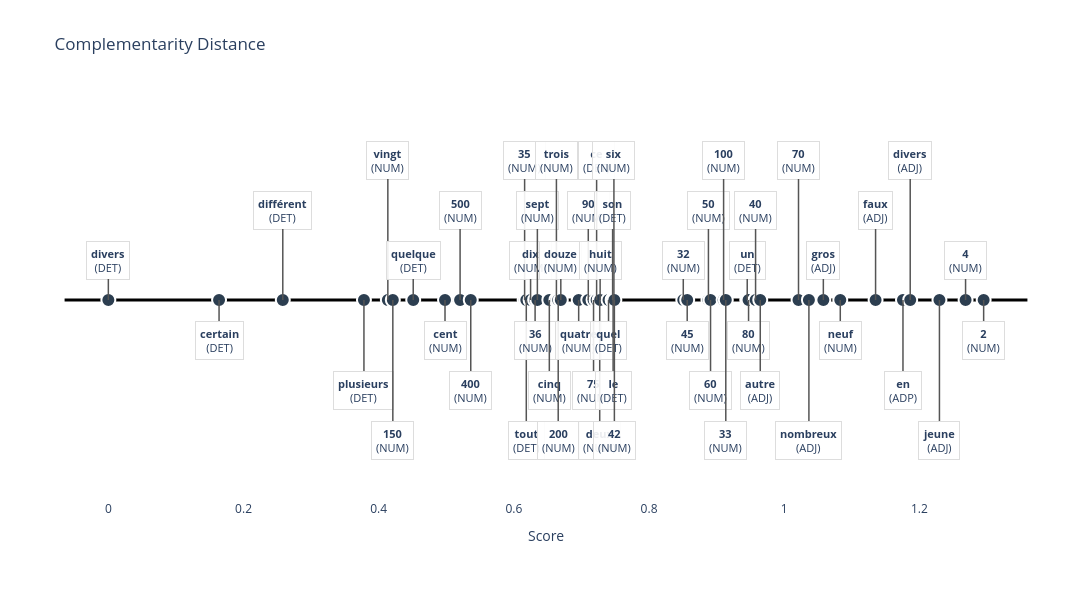

The notebook cell saved with this chart:
### Code cell
import plotly.graph_objects as go
import numpy as np

def plot_complementarity_with_axis(comp_scores: dict, top_k_features: int = 5):
    # --- 1. Data Preparation (Same as before) ---
    items = list(comp_scores.items())
    rest = sorted(items[1:], key=lambda kv: kv[1]['score'])
    ordered = [items[0]] + rest

    def fmt_key(k):
        lemma, upos = k
        return f"<b>{lemma}</b><br>({upos})"

    def fmt_features_hover(feats):
        if not feats: return ""
        if isinstance(feats[0], tuple):
            lines = [f"{f}: {v:+.3f}" for f, v in feats[:top_k_features]]
        else:
            lines = [str(f) for f in feats[:top_k_features]]
        return "<br>".join(lines)
    
    labels = [fmt_key(k) for k, _ in ordered]
    xvals = [0.0] + [v['score'] for _, v in ordered[1:]]
    yvals = np.zeros(len(ordered))
    
    hovertexts = []
    for i, (k, v) in enumerate(ordered):
        feat_str = fmt_features_hover(v['features'])
        score_str = f"{v['score']:.4f}" if i > 0 else "0 (Base)"
        hovertexts.append(f"{fmt_key(k)}<br>Score: {score_str}<br><br>Features:<br>{feat_str}")

    fig = go.Figure()

    # --- 2. Draw the Points ---
    fig.add_trace(go.Scatter(
        x=xvals, y=yvals,
        mode="markers",
        marker=dict(size=14, color='#2c3e50', line=dict(width=2, color='white')), # Added white border for contrast
        hovertext=hovertexts,
        hoverinfo="text",
        showlegend=False,
        name="Words"
    ))

    # --- 3. Draw the Axis Line (The Fix) ---
    # We draw a line shape from slightly before the first point to slightly after the last
    min_x, max_x = min(xvals), max(xvals)
    padding = (max_x - min_x) * 0.05 # 5% padding
    
    fig.add_shape(
        type="line",
        x0=min_x - padding, y0=0,
        x1=max_x + padding, y1=0,
        line=dict(color="black", width=3),
        layer="below" # Ensures the line is BEHIND the dots
    )

    # --- 4. Staggered Annotations ---
    stagger_offsets = [-40, 40, -90, 90, -140, 140]
    
    for i, (xi, lbl) in enumerate(zip(xvals, labels)):
        offset = stagger_offsets[i % len(stagger_offsets)]
        y_anchor = "bottom" if offset < 0 else "top"
        
        # Add a subtle vertical connector line from the axis to the text
        # This helps visually connect floating text back to the axis line
        fig.add_shape(
            type="line",
            x0=xi, y0=0,
            x1=xi, y1=0, # The annotation arrow handles the rest, but you can draw a full line if needed
            line=dict(color="#ddd", width=1, dash="dot"),
            layer="below"
        )

        fig.add_annotation(
            x=xi, y=0,
            text=lbl,
            showarrow=True,
            arrowhead=0,
            arrowwidth=1.5,
            arrowcolor="#555",
            ax=0, 
            ay=offset,
            font=dict(size=11),
            bgcolor="rgba(255,255,255,0.9)",
            bordercolor="#ddd",
            borderwidth=1,
            borderpad=4
        )

    # --- 5. Clean Layout ---
    fig.update_layout(
        title="Complementarity Distance",
        xaxis_title="Score",
        yaxis=dict(visible=False, range=[-1, 1]),
        xaxis=dict(
            visible=True, 
            showgrid=False, 
            zeroline=False, # We drew our own line, so turn off the default
            showticklabels=True
        ),
        margin=dict(t=100, b=100, l=50, r=50),
        height=600,
        width=1500,
        plot_bgcolor="white"
    )

    return fig

fig = plot_complementarity_with_axis(complementarity_scores)
fig.show()

### Figure 1 — Plotly figure (JSON) as saved in the notebook; plotly's stock layout.template omitted (floating-point values rounded to 4 significant figures)
{"data": [{"hoverinfo": "text", "hovertext": ["<b>divers</b><br>(DET)<br>Score: 0 (Base)<br><br>Features:<br>node:X:parent:upos=NOUN<br>node:X:parent:Number=Plur<br>node:X:next:Number=Plur<br>node:X:parent:position=after<br>node:X:next:upos=NOUN", "<b>certain</b><br>(DET)<br>Score: 0.1638<br><br>Features:<br>node:X:prev:upos=ADP: +0.055<br>node:X:prev:upos=VERB: -0.014<br>node:X:prev:upos=PUNCT: -0.009<br>node:X:prev:VerbForm=Inf: -0.006<br>node:X:next:Number=Plur: +0.005", "<b>différent</b><br>(DET)<br>Score: 0.2581<br><br>Features:<br>node:X:prev:upos=ADP: +0.036<br>node:X:prev:upos=VERB: -0.021<br>node:X:prev:Person=3: -0.017<br>node:X:prev:VerbForm=Fin: -0.017<br>node:X:prev:Mood=Ind: -0.017", "<b>plusieurs</b><br>(DET)<br>Score: 0.3781<br><br>Features:<br>node:X:prev:upos=ADP: +0.065<br>node:X:prev:upos=VERB: -0.031<br>node:X:parent:Number=Plur: +0.026<br>node:X:parent:position=after: +0.025<br>node:X:parent:upos=NOUN: +0.025", "<b>vingt</b><br>(NUM)<br>Score: 0.4135<br><br>Features:<br>node:X:prev:upos=ADP: +0.046<br>node:X:next:upos=NOUN: +0.032<br>node:X:next:Number=Plur: +0.029<br>node:X:parent:upos=NOUN: +0.029<br>node:X:parent:position=after: +0.029", "<b>150</b><br>(NUM)<br>Score: 0.4209<br><br>Features:<br>node:X:prev:upos=ADP: +0.063<br>node:X:parent:upos=NOUN: +0.029<br>node:X:child:upos=ADV: -0.027<br>node:X:child:rel_shallow=advmod: -0.027<br>node:X:prev:upos=ADV: -0.027", "<b>quelque</b><br>(DET)<br>Score: 0.4511<br><br>Features:<br>node:X:prev:upos=ADP: +0.070<br>node:X:prev:upos=VERB: -0.037<br>node:X:next:Number=Plur: +0.036<br>node:X:parent:Number=Plur: +0.035<br>node:X:parent:upos=NOUN: +0.026", "<b>cent</b><br>(NUM)<br>Score: 0.4981<br><br>Features:<br>node:X:next:upos=NOUN: +0.053<br>node:X:prev:upos=ADP: +0.048<br>node:X:parent:upos=NOUN: +0.044<br>node:X:prev:Number=Plur: -0.037<br>node:X:parent:position=after: +0.036", "<b>500</b><br>(NUM)<br>Score: 0.5204<br><br>Features:<br>node:X:prev:upos=ADP: +0.057<br>node:X:parent:upos=NOUN: +0.040<br>node:X:next:upos=NOUN: +0.035<br>node:X:parent:position=after: +0.032<br>node:X:next:Number=Plur: +0.032", "<b>400</b><br>(NUM)<br>Score: 0.5362<br><br>Features:<br>node:X:prev:upos=ADP: +0.046<br>node:X:parent:position=after: +0.041<br>node:X:next:Number=Plur: +0.041<br>node:X:next:upos=NOUN: +0.035<br>node:X:parent:Number=Plur: +0.031", "<b>35</b><br>(NUM)<br>Score: 0.6159<br><br>Features:<br>node:X:prev:upos=ADP: +0.060<br>node:X:next:upos=NOUN: +0.056<br>node:X:parent:upos=NOUN: +0.046<br>node:X:next:Number=Plur: +0.046<br>node:X:parent:Number=Plur: +0.046", "<b>tout</b><br>(DET)<br>Score: 0.6183<br><br>Features:<br>node:X:parent:Number=Plur: +0.120<br>node:X:next:Number=Plur: +0.120<br>node:X:parent:Number=Sing: -0.110<br>node:X:next:Number=Sing: -0.109<br>node:X:prev:upos=ADP: +0.031", "<b>dix</b><br>(NUM)<br>Score: 0.6247<br><br>Features:<br>node:X:prev:upos=ADP: +0.072<br>node:X:next:upos=NOUN: +0.058<br>node:X:next:Number=Plur: +0.048<br>node:X:parent:position=after: +0.048<br>node:X:parent:Number=Plur: +0.044", "<b>36</b><br>(NUM)<br>Score: 0.6314<br><br>Features:<br>node:X:next:upos=NOUN: +0.073<br>node:X:parent:upos=NOUN: +0.061<br>node:X:next:Number=Plur: +0.053<br>node:X:prev:upos=ADP: +0.046<br>node:X:parent:position=after: +0.045", "<b>sept</b><br>(NUM)<br>Score: 0.6347<br><br>Features:<br>node:X:prev:upos=ADP: +0.076<br>node:X:parent:position=after: +0.051<br>node:X:next:upos=NOUN: +0.050<br>node:X:parent:upos=NOUN: +0.048<br>node:X:next:Number=Plur: +0.044", "<b>cinq</b><br>(NUM)<br>Score: 0.6524<br><br>Features:<br>node:X:prev:upos=ADP: +0.089<br>node:X:parent:upos=NOUN: +0.047<br>node:X:next:upos=NOUN: +0.047<br>node:X:parent:position=after: +0.046<br>node:X:next:Number=Plur: +0.044", "<b>trois</b><br>(NUM)<br>Score: 0.6629<br><br>Features:<br>node:X:prev:upos=ADP: +0.086<br>node:X:next:upos=NOUN: +0.056<br>node:X:next:Number=Plur: +0.047<br>node:X:parent:upos=NOUN: +0.047<br>node:X:parent:position=after: +0.047", "<b>200</b><br>(NUM)<br>Score: 0.6656<br><br>Features:<br>node:X:prev:upos=ADP: +0.060<br>node:X:next:upos=NOUN: +0.059<br>node:X:next:Number=Plur: +0.057<br>node:X:parent:upos=NOUN: +0.050<br>node:X:parent:position=after: +0.050", "<b>douze</b><br>(NUM)<br>Score: 0.6694<br><br>Features:<br>node:X:prev:upos=ADP: +0.067<br>node:X:next:Number=Plur: +0.052<br>node:X:parent:Number=Plur: +0.052<br>node:X:parent:position=after: +0.052<br>node:X:next:upos=NOUN: +0.047", "<b>quatre</b><br>(NUM)<br>Score: 0.6959<br><br>Features:<br>node:X:prev:upos=ADP: +0.083<br>node:X:next:upos=NOUN: +0.058<br>node:X:parent:upos=NOUN: +0.053<br>node:X:parent:position=after: +0.051<br>node:X:next:Number=Plur: +0.051", "<b>90</b><br>(NUM)<br>Score: 0.7101<br><br>Features:<br>node:X:parent:upos=NOUN: +0.083<br>node:X:next:upos=NOUN: +0.077<br>node:X:prev:upos=ADP: +0.073<br>node:X:parent:ExtPos=NOUN: -0.045<br>node:X:next:ExtPos=NOUN: -0.045", "<b>75</b><br>(NUM)<br>Score: 0.7179<br><br>Features:<br>node:X:parent:upos=NOUN: +0.064<br>node:X:next:upos=NOUN: +0.059<br>node:X:prev:upos=ADP: +0.054<br>node:X:parent:Number=Plur: +0.053<br>node:X:next:Number=Plur: +0.053", "<b>ce</b><br>(DET)<br>Score: 0.7224<br><br>Features:<br>node:X:next:Number=Plur: +0.133<br>node:X:parent:Number=Plur: +0.133<br>node:X:parent:Number=Sing: -0.132<br>node:X:next:Number=Sing: -0.131<br>node:X:prev:upos=ADP: +0.060", "<b>deux</b><br>(NUM)<br>Score: 0.7270<br><br>Features:<br>node:X:prev:upos=ADP: +0.096<br>node:X:next:upos=NOUN: +0.060<br>node:X:parent:upos=NOUN: +0.053<br>node:X:next:Number=Plur: +0.051<br>node:X:prev:Number=Plur: -0.048", "<b>huit</b><br>(NUM)<br>Score: 0.7276<br><br>Features:<br>node:X:prev:upos=ADP: +0.083<br>node:X:parent:upos=NOUN: +0.057<br>node:X:parent:position=after: +0.057<br>node:X:next:upos=NOUN: +0.056<br>node:X:next:Number=Plur: +0.053", "<b>quel</b><br>(DET)<br>Score: 0.7400<br><br>Features:<br>node:X:next:Number=Sing: -0.140<br>node:X:parent:Number=Sing: -0.140<br>node:X:next:Number=Plur: +0.134<br>node:X:parent:Number=Plur: +0.134<br>node:X:prev:upos=ADP: +0.068", "<b>son</b><br>(DET)<br>Score: 0.7461<br><br>Features:<br>node:X:next:Number=Plur: +0.124<br>node:X:parent:Number=Plur: +0.124<br>node:X:parent:Number=Sing: -0.107<br>node:X:next:Number=Sing: -0.107<br>node:X:prev:upos=ADP: +0.059", "<b>le</b><br>(DET)<br>Score: 0.7468<br><br>Features:<br>node:X:next:Number=Plur: +0.128<br>node:X:parent:Number=Plur: +0.127<br>node:X:parent:Number=Sing: -0.120<br>node:X:next:Number=Sing: -0.118<br>node:X:prev:upos=ADP: +0.038", "<b>six</b><br>(NUM)<br>Score: 0.7480<br><br>Features:<br>node:X:prev:upos=ADP: +0.094<br>node:X:next:upos=NOUN: +0.055<br>node:X:parent:upos=NOUN: +0.054<br>node:X:parent:position=after: +0.054<br>node:X:next:Number=Plur: +0.054", "<b>42</b><br>(NUM)<br>Score: 0.7487<br><br>Features:<br>node:X:parent:upos=NOUN: +0.074<br>node:X:prev:upos=ADP: +0.064<br>node:X:parent:position=after: +0.063<br>node:X:next:Number=Plur: +0.052<br>node:X:parent:Number=Plur: +0.052", "<b>32</b><br>(NUM)<br>Score: 0.8506<br><br>Features:<br>node:X:parent:upos=NOUN: +0.085<br>node:X:next:upos=NOUN: +0.079<br>node:X:prev:upos=ADP: +0.073<br>node:X:parent:Number=Plur: +0.057<br>node:X:parent:position=after: +0.049", "<b>45</b><br>(NUM)<br>Score: 0.8564<br><br>Features:<br>node:X:next:Number=Plur: +0.081<br>node:X:parent:position=after: +0.081<br>node:X:next:upos=NOUN: +0.075<br>node:X:parent:position=before: -0.065<br>node:X:prev:upos=ADP: +0.065", "<b>50</b><br>(NUM)<br>Score: 0.8878<br><br>Features:<br>node:X:next:upos=NOUN: +0.086<br>node:X:prev:upos=ADP: +0.072<br>node:X:next:Number=Plur: +0.071<br>node:X:parent:upos=NOUN: +0.071<br>node:X:parent:position=after: +0.068", "<b>60</b><br>(NUM)<br>Score: 0.8910<br><br>Features:<br>node:X:next:upos=NOUN: +0.092<br>node:X:parent:upos=NOUN: +0.082<br>node:X:prev:upos=ADP: +0.069<br>node:X:next:Number=Plur: +0.066<br>node:X:parent:Number=Plur: +0.058", "<b>100</b><br>(NUM)<br>Score: 0.9103<br><br>Features:<br>node:X:next:upos=NOUN: +0.089<br>node:X:parent:upos=NOUN: +0.086<br>node:X:parent:position=after: +0.071<br>node:X:prev:upos=ADP: +0.069<br>node:X:next:Number=Plur: +0.067", "<b>33</b><br>(NUM)<br>Score: 0.9135<br><br>Features:<br>node:X:prev:upos=ADP: +0.094<br>node:X:next:upos=NOUN: +0.076<br>node:X:next:Number=Plur: +0.073<br>node:X:parent:position=after: +0.073<br>node:X:parent:upos=NOUN: +0.064", "<b>un</b><br>(DET)<br>Score: 0.9452<br><br>Features:<br>node:X:next:Number=Plur: +0.133<br>node:X:parent:Number=Plur: +0.132<br>node:X:parent:Number=Sing: -0.101<br>node:X:next:Number=Sing: -0.099<br>node:X:prev:upos=ADP: +0.087", "<b>80</b><br>(NUM)<br>Score: 0.9472<br><br>Features:<br>node:X:next:upos=NOUN: +0.110<br>node:X:parent:upos=NOUN: +0.107<br>node:X:prev:upos=ADP: +0.079<br>node:X:parent:position=after: +0.069<br>node:X:next:Number=Plur: +0.060", "<b>40</b><br>(NUM)<br>Score: 0.9576<br><br>Features:<br>node:X:next:upos=NOUN: +0.098<br>node:X:parent:upos=NOUN: +0.093<br>node:X:prev:upos=ADP: +0.082<br>node:X:parent:position=after: +0.075<br>node:X:next:Number=Plur: +0.067", "<b>autre</b><br>(ADJ)<br>Score: 0.9645<br><br>Features:<br>node:X:prev:upos=ADP: +0.117<br>node:X:next:Number=Plur: +0.090<br>node:X:parent:Number=Plur: +0.088<br>node:X:prev:upos=DET: -0.084<br>node:X:prev:PronType=Art: -0.078", "<b>70</b><br>(NUM)<br>Score: 1.0211<br><br>Features:<br>node:X:next:upos=NOUN: +0.105<br>node:X:parent:position=after: +0.094<br>node:X:next:Number=Plur: +0.085<br>node:X:parent:upos=NOUN: +0.068<br>node:X:prev:upos=ADP: +0.061", "<b>nombreux</b><br>(ADJ)<br>Score: 1.0365<br><br>Features:<br>node:X:prev:upos=ADP: +0.124<br>node:X:prev:Number=Plur: -0.087<br>node:X:prev:upos=DET: -0.085<br>node:X:prev:PronType=Art: -0.082<br>node:X:prev:Definite=Ind: -0.075", "<b>gros</b><br>(ADJ)<br>Score: 1.0578<br><br>Features:<br>node:X:prev:upos=ADP: +0.126<br>node:X:next:Number=Plur: +0.109<br>node:X:parent:Number=Plur: +0.106<br>node:X:parent:Number=Sing: -0.063<br>node:X:prev:upos=DET: -0.063", "<b>neuf</b><br>(NUM)<br>Score: 1.0829<br><br>Features:<br>node:X:next:upos=NOUN: +0.106<br>node:X:prev:upos=ADP: +0.102<br>node:X:parent:position=after: +0.089<br>node:X:next:Number=Plur: +0.078<br>node:X:parent:upos=NOUN: +0.078", "<b>faux</b><br>(ADJ)<br>Score: 1.1351<br><br>Features:<br>node:X:next:Number=Plur: +0.117<br>node:X:prev:upos=ADP: +0.112<br>node:X:parent:Number=Plur: +0.099<br>node:X:parent:position=after: +0.072<br>node:X:next:upos=NOUN: +0.067", "<b>en</b><br>(ADP)<br>Score: 1.1757<br><br>Features:<br>node:X:prev:upos=ADP: +0.128<br>node:X:parent:Number=Plur: +0.113<br>node:X:next:Number=Plur: +0.113<br>node:X:next:upos=NOUN: +0.102<br>node:X:parent:upos=NOUN: +0.097", "<b>divers</b><br>(ADJ)<br>Score: 1.1864<br><br>Features:<br>node:X:prev:upos=ADP: +0.119<br>node:X:parent:position=after: +0.109<br>node:X:next:Number=Plur: +0.106<br>node:X:next:upos=NOUN: +0.100<br>node:X:prev:Number=Plur: -0.092", "<b>jeune</b><br>(ADJ)<br>Score: 1.2296<br><br>Features:<br>node:X:next:Number=Plur: +0.128<br>node:X:parent:Number=Plur: +0.123<br>node:X:prev:upos=ADP: +0.121<br>node:X:parent:Number=Sing: -0.071<br>node:X:next:upos=NOUN: +0.067", "<b>4</b><br>(NUM)<br>Score: 1.2683<br><br>Features:<br>node:X:next:Number=Plur: +0.112<br>node:X:parent:position=after: +0.108<br>node:X:prev:upos=ADP: +0.105<br>node:X:parent:Number=Plur: +0.103<br>node:X:parent:upos=NOUN: +0.102", "<b>2</b><br>(NUM)<br>Score: 1.2950<br><br>Features:<br>node:X:next:Number=Plur: +0.114<br>node:X:parent:position=after: +0.109<br>node:X:prev:upos=ADP: +0.108<br>node:X:parent:Number=Plur: +0.108<br>node:X:parent:upos=NOUN: +0.104"], "marker": {"color": "#2c3e50", "line": {"color": "white", "width": 2}, "size": 14}, "mode": "markers", "name": "Words", "showlegend": false, "type": "scatter", "x": [0, 0.1638, 0.2581, 0.3781, 0.4135, 0.4209, 0.4511, 0.4981, 0.5204, 0.5362, 0.6159, 0.6183, 0.6247, 0.6314, 0.6347, 0.6524, 0.6629, 0.6656, 0.6694, 0.6959, 0.7101, 0.7179, 0.7224, 0.727, 0.7276, 0.74, 0.7461, 0.7468, 0.748, 0.7487, 0.8506, 0.8564, 0.8878, 0.891, 0.9103, 0.9135, 0.9452, 0.9472, 0.9576, 0.9645, 1.021, 1.036, 1.058, 1.083, 1.135, 1.176, 1.186, 1.23, 1.268, 1.295], "y": [0, 0, 0, 0, 0, 0, 0, 0, 0, 0, 0, 0, 0, 0, 0, 0, 0, 0, 0, 0, 0, 0, 0, 0, 0, 0, 0, 0, 0, 0, 0, 0, 0, 0, 0, 0, 0, 0, 0, 0, 0, 0, 0, 0, 0, 0, 0, 0, 0, 0]}], "layout": {"annotations": [{"arrowcolor": "#555", "arrowhead": 0, "arrowwidth": 1.5, "ax": 0, "ay": -40, "bgcolor": "rgba(255,255,255,0.9)", "bordercolor": "#ddd", "borderpad": 4, "borderwidth": 1, "font": {"size": 11}, "showarrow": true, "text": "<b>divers</b><br>(DET)", "x": 0, "y": 0}, {"arrowcolor": "#555", "arrowhead": 0, "arrowwidth": 1.5, "ax": 0, "ay": 40, "bgcolor": "rgba(255,255,255,0.9)", "bordercolor": "#ddd", "borderpad": 4, "borderwidth": 1, "font": {"size": 11}, "showarrow": true, "text": "<b>certain</b><br>(DET)", "x": 0.1638, "y": 0}, {"arrowcolor": "#555", "arrowhead": 0, "arrowwidth": 1.5, "ax": 0, "ay": -90, "bgcolor": "rgba(255,255,255,0.9)", "bordercolor": "#ddd", "borderpad": 4, "borderwidth": 1, "font": {"size": 11}, "showarrow": true, "text": "<b>différent</b><br>(DET)", "x": 0.2581, "y": 0}, {"arrowcolor": "#555", "arrowhead": 0, "arrowwidth": 1.5, "ax": 0, "ay": 90, "bgcolor": "rgba(255,255,255,0.9)", "bordercolor": "#ddd", "borderpad": 4, "borderwidth": 1, "font": {"size": 11}, "showarrow": true, "text": "<b>plusieurs</b><br>(DET)", "x": 0.3781, "y": 0}, {"arrowcolor": "#555", "arrowhead": 0, "arrowwidth": 1.5, "ax": 0, "ay": -140, "bgcolor": "rgba(255,255,255,0.9)", "bordercolor": "#ddd", "borderpad": 4, "borderwidth": 1, "font": {"size": 11}, "showarrow": true, "text": "<b>vingt</b><br>(NUM)", "x": 0.4135, "y": 0}, {"arrowcolor": "#555", "arrowhead": 0, "arrowwidth": 1.5, "ax": 0, "ay": 140, "bgcolor": "rgba(255,255,255,0.9)", "bordercolor": "#ddd", "borderpad": 4, "borderwidth": 1, "font": {"size": 11}, "showarrow": true, "text": "<b>150</b><br>(NUM)", "x": 0.4209, "y": 0}, {"arrowcolor": "#555", "arrowhead": 0, "arrowwidth": 1.5, "ax": 0, "ay": -40, "bgcolor": "rgba(255,255,255,0.9)", "bordercolor": "#ddd", "borderpad": 4, "borderwidth": 1, "font": {"size": 11}, "showarrow": true, "text": "<b>quelque</b><br>(DET)", "x": 0.4511, "y": 0}, {"arrowcolor": "#555", "arrowhead": 0, "arrowwidth": 1.5, "ax": 0, "ay": 40, "bgcolor": "rgba(255,255,255,0.9)", "bordercolor": "#ddd", "borderpad": 4, "borderwidth": 1, "font": {"size": 11}, "showarrow": true, "text": "<b>cent</b><br>(NUM)", "x": 0.4981, "y": 0}, {"arrowcolor": "#555", "arrowhead": 0, "arrowwidth": 1.5, "ax": 0, "ay": -90, "bgcolor": "rgba(255,255,255,0.9)", "bordercolor": "#ddd", "borderpad": 4, "borderwidth": 1, "font": {"size": 11}, "showarrow": true, "text": "<b>500</b><br>(NUM)", "x": 0.5204, "y": 0}, {"arrowcolor": "#555", "arrowhead": 0, "arrowwidth": 1.5, "ax": 0, "ay": 90, "bgcolor": "rgba(255,255,255,0.9)", "bordercolor": "#ddd", "borderpad": 4, "borderwidth": 1, "font": {"size": 11}, "showarrow": true, "text": "<b>400</b><br>(NUM)", "x": 0.5362, "y": 0}, {"arrowcolor": "#555", "arrowhead": 0, "arrowwidth": 1.5, "ax": 0, "ay": -140, "bgcolor": "rgba(255,255,255,0.9)", "bordercolor": "#ddd", "borderpad": 4, "borderwidth": 1, "font": {"size": 11}, "showarrow": true, "text": "<b>35</b><br>(NUM)", "x": 0.6159, "y": 0}, {"arrowcolor": "#555", "arrowhead": 0, "arrowwidth": 1.5, "ax": 0, "ay": 140, "bgcolor": "rgba(255,255,255,0.9)", "bordercolor": "#ddd", "borderpad": 4, "borderwidth": 1, "font": {"size": 11}, "showarrow": true, "text": "<b>tout</b><br>(DET)", "x": 0.6183, "y": 0}, {"arrowcolor": "#555", "arrowhead": 0, "arrowwidth": 1.5, "ax": 0, "ay": -40, "bgcolor": "rgba(255,255,255,0.9)", "bordercolor": "#ddd", "borderpad": 4, "borderwidth": 1, "font": {"size": 11}, "showarrow": true, "text": "<b>dix</b><br>(NUM)", "x": 0.6247, "y": 0}, {"arrowcolor": "#555", "arrowhead": 0, "arrowwidth": 1.5, "ax": 0, "ay": 40, "bgcolor": "rgba(255,255,255,0.9)", "bordercolor": "#ddd", "borderpad": 4, "borderwidth": 1, "font": {"size": 11}, "showarrow": true, "text": "<b>36</b><br>(NUM)", "x": 0.6314, "y": 0}, {"arrowcolor": "#555", "arrowhead": 0, "arrowwidth": 1.5, "ax": 0, "ay": -90, "bgcolor": "rgba(255,255,255,0.9)", "bordercolor": "#ddd", "borderpad": 4, "borderwidth": 1, "font": {"size": 11}, "showarrow": true, "text": "<b>sept</b><br>(NUM)", "x": 0.6347, "y": 0}, {"arrowcolor": "#555", "arrowhead": 0, "arrowwidth": 1.5, "ax": 0, "ay": 90, "bgcolor": "rgba(255,255,255,0.9)", "bordercolor": "#ddd", "borderpad": 4, "borderwidth": 1, "font": {"size": 11}, "showarrow": true, "text": "<b>cinq</b><br>(NUM)", "x": 0.6524, "y": 0}, {"arrowcolor": "#555", "arrowhead": 0, "arrowwidth": 1.5, "ax": 0, "ay": -140, "bgcolor": "rgba(255,255,255,0.9)", "bordercolor": "#ddd", "borderpad": 4, "borderwidth": 1, "font": {"size": 11}, "showarrow": true, "text": "<b>trois</b><br>(NUM)", "x": 0.6629, "y": 0}, {"arrowcolor": "#555", "arrowhead": 0, "arrowwidth": 1.5, "ax": 0, "ay": 140, "bgcolor": "rgba(255,255,255,0.9)", "bordercolor": "#ddd", "borderpad": 4, "borderwidth": 1, "font": {"size": 11}, "showarrow": true, "text": "<b>200</b><br>(NUM)", "x": 0.6656, "y": 0}, {"arrowcolor": "#555", "arrowhead": 0, "arrowwidth": 1.5, "ax": 0, "ay": -40, "bgcolor": "rgba(255,255,255,0.9)", "bordercolor": "#ddd", "borderpad": 4, "borderwidth": 1, "font": {"size": 11}, "showarrow": true, "text": "<b>douze</b><br>(NUM)", "x": 0.6694, "y": 0}, {"arrowcolor": "#555", "arrowhead": 0, "arrowwidth": 1.5, "ax": 0, "ay": 40, "bgcolor": "rgba(255,255,255,0.9)", "bordercolor": "#ddd", "borderpad": 4, "borderwidth": 1, "font": {"size": 11}, "showarrow": true, "text": "<b>quatre</b><br>(NUM)", "x": 0.6959, "y": 0}, {"arrowcolor": "#555", "arrowhead": 0, "arrowwidth": 1.5, "ax": 0, "ay": -90, "bgcolor": "rgba(255,255,255,0.9)", "bordercolor": "#ddd", "borderpad": 4, "borderwidth": 1, "font": {"size": 11}, "showarrow": true, "text": "<b>90</b><br>(NUM)", "x": 0.7101, "y": 0}, {"arrowcolor": "#555", "arrowhead": 0, "arrowwidth": 1.5, "ax": 0, "ay": 90, "bgcolor": "rgba(255,255,255,0.9)", "bordercolor": "#ddd", "borderpad": 4, "borderwidth": 1, "font": {"size": 11}, "showarrow": true, "text": "<b>75</b><br>(NUM)", "x": 0.7179, "y": 0}, {"arrowcolor": "#555", "arrowhead": 0, "arrowwidth": 1.5, "ax": 0, "ay": -140, "bgcolor": "rgba(255,255,255,0.9)", "bordercolor": "#ddd", "borderpad": 4, "borderwidth": 1, "font": {"size": 11}, "showarrow": true, "text": "<b>ce</b><br>(DET)", "x": 0.7224, "y": 0}, {"arrowcolor": "#555", "arrowhead": 0, "arrowwidth": 1.5, "ax": 0, "ay": 140, "bgcolor": "rgba(255,255,255,0.9)", "bordercolor": "#ddd", "borderpad": 4, "borderwidth": 1, "font": {"size": 11}, "showarrow": true, "text": "<b>deux</b><br>(NUM)", "x": 0.727, "y": 0}, {"arrowcolor": "#555", "arrowhead": 0, "arrowwidth": 1.5, "ax": 0, "ay": -40, "bgcolor": "rgba(255,255,255,0.9)", "bordercolor": "#ddd", "borderpad": 4, "borderwidth": 1, "font": {"size": 11}, "showarrow": true, "text": "<b>huit</b><br>(NUM)", "x": 0.7276, "y": 0}, {"arrowcolor": "#555", "arrowhead": 0, "arrowwidth": 1.5, "ax": 0, "ay": 40, "bgcolor": "rgba(255,255,255,0.9)", "bordercolor": "#ddd", "borderpad": 4, "borderwidth": 1, "font": {"size": 11}, "showarrow": true, "text": "<b>quel</b><br>(DET)", "x": 0.74, "y": 0}, {"arrowcolor": "#555", "arrowhead": 0, "arrowwidth": 1.5, "ax": 0, "ay": -90, "bgcolor": "rgba(255,255,255,0.9)", "bordercolor": "#ddd", "borderpad": 4, "borderwidth": 1, "font": {"size": 11}, "showarrow": true, "text": "<b>son</b><br>(DET)", "x": 0.7461, "y": 0}, {"arrowcolor": "#555", "arrowhead": 0, "arrowwidth": 1.5, "ax": 0, "ay": 90, "bgcolor": "rgba(255,255,255,0.9)", "bordercolor": "#ddd", "borderpad": 4, "borderwidth": 1, "font": {"size": 11}, "showarrow": true, "text": "<b>le</b><br>(DET)", "x": 0.7468, "y": 0}, {"arrowcolor": "#555", "arrowhead": 0, "arrowwidth": 1.5, "ax": 0, "ay": -140, "bgcolor": "rgba(255,255,255,0.9)", "bordercolor": "#ddd", "borderpad": 4, "borderwidth": 1, "font": {"size": 11}, "showarrow": true, "text": "<b>six</b><br>(NUM)", "x": 0.748, "y": 0}, {"arrowcolor": "#555", "arrowhead": 0, "arrowwidth": 1.5, "ax": 0, "ay": 140, "bgcolor": "rgba(255,255,255,0.9)", "bordercolor": "#ddd", "borderpad": 4, "borderwidth": 1, "font": {"size": 11}, "showarrow": true, "text": "<b>42</b><br>(NUM)", "x": 0.7487, "y": 0}, {"arrowcolor": "#555", "arrowhead": 0, "arrowwidth": 1.5, "ax": 0, "ay": -40, "bgcolor": "rgba(255,255,255,0.9)", "bordercolor": "#ddd", "borderpad": 4, "borderwidth": 1, "font": {"size": 11}, "showarrow": true, "text": "<b>32</b><br>(NUM)", "x": 0.8506, "y": 0}, {"arrowcolor": "#555", "arrowhead": 0, "arrowwidth": 1.5, "ax": 0, "ay": 40, "bgcolor": "rgba(255,255,255,0.9)", "bordercolor": "#ddd", "borderpad": 4, "borderwidth": 1, "font": {"size": 11}, "showarrow": true, "text": "<b>45</b><br>(NUM)", "x": 0.8564, "y": 0}, {"arrowcolor": "#555", "arrowhead": 0, "arrowwidth": 1.5, "ax": 0, "ay": -90, "bgcolor": "rgba(255,255,255,0.9)", "bordercolor": "#ddd", "borderpad": 4, "borderwidth": 1, "font": {"size": 11}, "showarrow": true, "text": "<b>50</b><br>(NUM)", "x": 0.8878, "y": 0}, {"arrowcolor": "#555", "arrowhead": 0, "arrowwidth": 1.5, "ax": 0, "ay": 90, "bgcolor": "rgba(255,255,255,0.9)", "bordercolor": "#ddd", "borderpad": 4, "borderwidth": 1, "font": {"size": 11}, "showarrow": true, "text": "<b>60</b><br>(NUM)", "x": 0.891, "y": 0}, {"arrowcolor": "#555", "arrowhead": 0, "arrowwidth": 1.5, "ax": 0, "ay": -140, "bgcolor": "rgba(255,255,255,0.9)", "bordercolor": "#ddd", "borderpad": 4, "borderwidth": 1, "font": {"size": 11}, "showarrow": true, "text": "<b>100</b><br>(NUM)", "x": 0.9103, "y": 0}, {"arrowcolor": "#555", "arrowhead": 0, "arrowwidth": 1.5, "ax": 0, "ay": 140, "bgcolor": "rgba(255,255,255,0.9)", "bordercolor": "#ddd", "borderpad": 4, "borderwidth": 1, "font": {"size": 11}, "showarrow": true, "text": "<b>33</b><br>(NUM)", "x": 0.9135, "y": 0}, {"arrowcolor": "#555", "arrowhead": 0, "arrowwidth": 1.5, "ax": 0, "ay": -40, "bgcolor": "rgba(255,255,255,0.9)", "bordercolor": "#ddd", "borderpad": 4, "borderwidth": 1, "font": {"size": 11}, "showarrow": true, "text": "<b>un</b><br>(DET)", "x": 0.9452, "y": 0}, {"arrowcolor": "#555", "arrowhead": 0, "arrowwidth": 1.5, "ax": 0, "ay": 40, "bgcolor": "rgba(255,255,255,0.9)", "bordercolor": "#ddd", "borderpad": 4, "borderwidth": 1, "font": {"size": 11}, "showarrow": true, "text": "<b>80</b><br>(NUM)", "x": 0.9472, "y": 0}, {"arrowcolor": "#555", "arrowhead": 0, "arrowwidth": 1.5, "ax": 0, "ay": -90, "bgcolor": "rgba(255,255,255,0.9)", "bordercolor": "#ddd", "borderpad": 4, "borderwidth": 1, "font": {"size": 11}, "showarrow": true, "text": "<b>40</b><br>(NUM)", "x": 0.9576, "y": 0}, {"arrowcolor": "#555", "arrowhead": 0, "arrowwidth": 1.5, "ax": 0, "ay": 90, "bgcolor": "rgba(255,255,255,0.9)", "bordercolor": "#ddd", "borderpad": 4, "borderwidth": 1, "font": {"size": 11}, "showarrow": true, "text": "<b>autre</b><br>(ADJ)", "x": 0.9645, "y": 0}, {"arrowcolor": "#555", "arrowhead": 0, "arrowwidth": 1.5, "ax": 0, "ay": -140, "bgcolor": "rgba(255,255,255,0.9)", "bordercolor": "#ddd", "borderpad": 4, "borderwidth": 1, "font": {"size": 11}, "showarrow": true, "text": "<b>70</b><br>(NUM)", "x": 1.021, "y": 0}, {"arrowcolor": "#555", "arrowhead": 0, "arrowwidth": 1.5, "ax": 0, "ay": 140, "bgcolor": "rgba(255,255,255,0.9)", "bordercolor": "#ddd", "borderpad": 4, "borderwidth": 1, "font": {"size": 11}, "showarrow": true, "text": "<b>nombreux</b><br>(ADJ)", "x": 1.036, "y": 0}, {"arrowcolor": "#555", "arrowhead": 0, "arrowwidth": 1.5, "ax": 0, "ay": -40, "bgcolor": "rgba(255,255,255,0.9)", "bordercolor": "#ddd", "borderpad": 4, "borderwidth": 1, "font": {"size": 11}, "showarrow": true, "text": "<b>gros</b><br>(ADJ)", "x": 1.058, "y": 0}, {"arrowcolor": "#555", "arrowhead": 0, "arrowwidth": 1.5, "ax": 0, "ay": 40, "bgcolor": "rgba(255,255,255,0.9)", "bordercolor": "#ddd", "borderpad": 4, "borderwidth": 1, "font": {"size": 11}, "showarrow": true, "text": "<b>neuf</b><br>(NUM)", "x": 1.083, "y": 0}, {"arrowcolor": "#555", "arrowhead": 0, "arrowwidth": 1.5, "ax": 0, "ay": -90, "bgcolor": "rgba(255,255,255,0.9)", "bordercolor": "#ddd", "borderpad": 4, "borderwidth": 1, "font": {"size": 11}, "showarrow": true, "text": "<b>faux</b><br>(ADJ)", "x": 1.135, "y": 0}, {"arrowcolor": "#555", "arrowhead": 0, "arrowwidth": 1.5, "ax": 0, "ay": 90, "bgcolor": "rgba(255,255,255,0.9)", "bordercolor": "#ddd", "borderpad": 4, "borderwidth": 1, "font": {"size": 11}, "showarrow": true, "text": "<b>en</b><br>(ADP)", "x": 1.176, "y": 0}, {"arrowcolor": "#555", "arrowhead": 0, "arrowwidth": 1.5, "ax": 0, "ay": -140, "bgcolor": "rgba(255,255,255,0.9)", "bordercolor": "#ddd", "borderpad": 4, "borderwidth": 1, "font": {"size": 11}, "showarrow": true, "text": "<b>divers</b><br>(ADJ)", "x": 1.186, "y": 0}, {"arrowcolor": "#555", "arrowhead": 0, "arrowwidth": 1.5, "ax": 0, "ay": 140, "bgcolor": "rgba(255,255,255,0.9)", "bordercolor": "#ddd", "borderpad": 4, "borderwidth": 1, "font": {"size": 11}, "showarrow": true, "text": "<b>jeune</b><br>(ADJ)", "x": 1.23, "y": 0}, {"arrowcolor": "#555", "arrowhead": 0, "arrowwidth": 1.5, "ax": 0, "ay": -40, "bgcolor": "rgba(255,255,255,0.9)", "bordercolor": "#ddd", "borderpad": 4, "borderwidth": 1, "font": {"size": 11}, "showarrow": true, "text": "<b>4</b><br>(NUM)", "x": 1.268, "y": 0}, {"arrowcolor": "#555", "arrowhead": 0, "arrowwidth": 1.5, "ax": 0, "ay": 40, "bgcolor": "rgba(255,255,255,0.9)", "bordercolor": "#ddd", "borderpad": 4, "borderwidth": 1, "font": {"size": 11}, "showarrow": true, "text": "<b>2</b><br>(NUM)", "x": 1.295, "y": 0}], "height": 600, "margin": {"b": 100, "l": 50, "r": 50, "t": 100}, "plot_bgcolor": "white", "shapes": [{"layer": "below", "line": {"color": "black", "width": 3}, "type": "line", "x0": -0.06475, "x1": 1.36, "y0": 0, "y1": 0}, {"layer": "below", "line": {"color": "#ddd", "dash": "dot", "width": 1}, "type": "line", "x0": 0, "x1": 0, "y0": 0, "y1": 0}, {"layer": "below", "line": {"color": "#ddd", "dash": "dot", "width": 1}, "type": "line", "x0": 0.1638, "x1": 0.1638, "y0": 0, "y1": 0}, {"layer": "below", "line": {"color": "#ddd", "dash": "dot", "width": 1}, "type": "line", "x0": 0.2581, "x1": 0.2581, "y0": 0, "y1": 0}, {"layer": "below", "line": {"color": "#ddd", "dash": "dot", "width": 1}, "type": "line", "x0": 0.3781, "x1": 0.3781, "y0": 0, "y1": 0}, {"layer": "below", "line": {"color": "#ddd", "dash": "dot", "width": 1}, "type": "line", "x0": 0.4135, "x1": 0.4135, "y0": 0, "y1": 0}, {"layer": "below", "line": {"color": "#ddd", "dash": "dot", "width": 1}, "type": "line", "x0": 0.4209, "x1": 0.4209, "y0": 0, "y1": 0}, {"layer": "below", "line": {"color": "#ddd", "dash": "dot", "width": 1}, "type": "line", "x0": 0.4511, "x1": 0.4511, "y0": 0, "y1": 0}, {"layer": "below", "line": {"color": "#ddd", "dash": "dot", "width": 1}, "type": "line", "x0": 0.4981, "x1": 0.4981, "y0": 0, "y1": 0}, {"layer": "below", "line": {"color": "#ddd", "dash": "dot", "width": 1}, "type": "line", "x0": 0.5204, "x1": 0.5204, "y0": 0, "y1": 0}, {"layer": "below", "line": {"color": "#ddd", "dash": "dot", "width": 1}, "type": "line", "x0": 0.5362, "x1": 0.5362, "y0": 0, "y1": 0}, {"layer": "below", "line": {"color": "#ddd", "dash": "dot", "width": 1}, "type": "line", "x0": 0.6159, "x1": 0.6159, "y0": 0, "y1": 0}, {"layer": "below", "line": {"color": "#ddd", "dash": "dot", "width": 1}, "type": "line", "x0": 0.6183, "x1": 0.6183, "y0": 0, "y1": 0}, {"layer": "below", "line": {"color": "#ddd", "dash": "dot", "width": 1}, "type": "line", "x0": 0.6247, "x1": 0.6247, "y0": 0, "y1": 0}, {"layer": "below", "line": {"color": "#ddd", "dash": "dot", "width": 1}, "type": "line", "x0": 0.6314, "x1": 0.6314, "y0": 0, "y1": 0}, {"layer": "below", "line": {"color": "#ddd", "dash": "dot", "width": 1}, "type": "line", "x0": 0.6347, "x1": 0.6347, "y0": 0, "y1": 0}, {"layer": "below", "line": {"color": "#ddd", "dash": "dot", "width": 1}, "type": "line", "x0": 0.6524, "x1": 0.6524, "y0": 0, "y1": 0}, {"layer": "below", "line": {"color": "#ddd", "dash": "dot", "width": 1}, "type": "line", "x0": 0.6629, "x1": 0.6629, "y0": 0, "y1": 0}, {"layer": "below", "line": {"color": "#ddd", "dash": "dot", "width": 1}, "type": "line", "x0": 0.6656, "x1": 0.6656, "y0": 0, "y1": 0}, {"layer": "below", "line": {"color": "#ddd", "dash": "dot", "width": 1}, "type": "line", "x0": 0.6694, "x1": 0.6694, "y0": 0, "y1": 0}, {"layer": "below", "line": {"color": "#ddd", "dash": "dot", "width": 1}, "type": "line", "x0": 0.6959, "x1": 0.6959, "y0": 0, "y1": 0}, {"layer": "below", "line": {"color": "#ddd", "dash": "dot", "width": 1}, "type": "line", "x0": 0.7101, "x1": 0.7101, "y0": 0, "y1": 0}, {"layer": "below", "line": {"color": "#ddd", "dash": "dot", "width": 1}, "type": "line", "x0": 0.7179, "x1": 0.7179, "y0": 0, "y1": 0}, {"layer": "below", "line": {"color": "#ddd", "dash": "dot", "width": 1}, "type": "line", "x0": 0.7224, "x1": 0.7224, "y0": 0, "y1": 0}, {"layer": "below", "line": {"color": "#ddd", "dash": "dot", "width": 1}, "type": "line", "x0": 0.727, "x1": 0.727, "y0": 0, "y1": 0}, {"layer": "below", "line": {"color": "#ddd", "dash": "dot", "width": 1}, "type": "line", "x0": 0.7276, "x1": 0.7276, "y0": 0, "y1": 0}, {"layer": "below", "line": {"color": "#ddd", "dash": "dot", "width": 1}, "type": "line", "x0": 0.74, "x1": 0.74, "y0": 0, "y1": 0}, {"layer": "below", "line": {"color": "#ddd", "dash": "dot", "width": 1}, "type": "line", "x0": 0.7461, "x1": 0.7461, "y0": 0, "y1": 0}, {"layer": "below", "line": {"color": "#ddd", "dash": "dot", "width": 1}, "type": "line", "x0": 0.7468, "x1": 0.7468, "y0": 0, "y1": 0}, {"layer": "below", "line": {"color": "#ddd", "dash": "dot", "width": 1}, "type": "line", "x0": 0.748, "x1": 0.748, "y0": 0, "y1": 0}, {"layer": "below", "line": {"color": "#ddd", "dash": "dot", "width": 1}, "type": "line", "x0": 0.7487, "x1": 0.7487, "y0": 0, "y1": 0}, {"layer": "below", "line": {"color": "#ddd", "dash": "dot", "width": 1}, "type": "line", "x0": 0.8506, "x1": 0.8506, "y0": 0, "y1": 0}, {"layer": "below", "line": {"color": "#ddd", "dash": "dot", "width": 1}, "type": "line", "x0": 0.8564, "x1": 0.8564, "y0": 0, "y1": 0}, {"layer": "below", "line": {"color": "#ddd", "dash": "dot", "width": 1}, "type": "line", "x0": 0.8878, "x1": 0.8878, "y0": 0, "y1": 0}, {"layer": "below", "line": {"color": "#ddd", "dash": "dot", "width": 1}, "type": "line", "x0": 0.891, "x1": 0.891, "y0": 0, "y1": 0}, {"layer": "below", "line": {"color": "#ddd", "dash": "dot", "width": 1}, "type": "line", "x0": 0.9103, "x1": 0.9103, "y0": 0, "y1": 0}, {"layer": "below", "line": {"color": "#ddd", "dash": "dot", "width": 1}, "type": "line", "x0": 0.9135, "x1": 0.9135, "y0": 0, "y1": 0}, {"layer": "below", "line": {"color": "#ddd", "dash": "dot", "width": 1}, "type": "line", "x0": 0.9452, "x1": 0.9452, "y0": 0, "y1": 0}, {"layer": "below", "line": {"color": "#ddd", "dash": "dot", "width": 1}, "type": "line", "x0": 0.9472, "x1": 0.9472, "y0": 0, "y1": 0}, {"layer": "below", "line": {"color": "#ddd", "dash": "dot", "width": 1}, "type": "line", "x0": 0.9576, "x1": 0.9576, "y0": 0, "y1": 0}, {"layer": "below", "line": {"color": "#ddd", "dash": "dot", "width": 1}, "type": "line", "x0": 0.9645, "x1": 0.9645, "y0": 0, "y1": 0}, {"layer": "below", "line": {"color": "#ddd", "dash": "dot", "width": 1}, "type": "line", "x0": 1.021, "x1": 1.021, "y0": 0, "y1": 0}, {"layer": "below", "line": {"color": "#ddd", "dash": "dot", "width": 1}, "type": "line", "x0": 1.036, "x1": 1.036, "y0": 0, "y1": 0}, {"layer": "below", "line": {"color": "#ddd", "dash": "dot", "width": 1}, "type": "line", "x0": 1.058, "x1": 1.058, "y0": 0, "y1": 0}, {"layer": "below", "line": {"color": "#ddd", "dash": "dot", "width": 1}, "type": "line", "x0": 1.083, "x1": 1.083, "y0": 0, "y1": 0}, {"layer": "below", "line": {"color": "#ddd", "dash": "dot", "width": 1}, "type": "line", "x0": 1.135, "x1": 1.135, "y0": 0, "y1": 0}, {"layer": "below", "line": {"color": "#ddd", "dash": "dot", "width": 1}, "type": "line", "x0": 1.176, "x1": 1.176, "y0": 0, "y1": 0}, {"layer": "below", "line": {"color": "#ddd", "dash": "dot", "width": 1}, "type": "line", "x0": 1.186, "x1": 1.186, "y0": 0, "y1": 0}, {"layer": "below", "line": {"color": "#ddd", "dash": "dot", "width": 1}, "type": "line", "x0": 1.23, "x1": 1.23, "y0": 0, "y1": 0}, {"layer": "below", "line": {"color": "#ddd", "dash": "dot", "width": 1}, "type": "line", "x0": 1.268, "x1": 1.268, "y0": 0, "y1": 0}, {"layer": "below", "line": {"color": "#ddd", "dash": "dot", "width": 1}, "type": "line", "x0": 1.295, "x1": 1.295, "y0": 0, "y1": 0}], "title": {"text": "Complementarity Distance"}, "width": 1500, "xaxis": {"showgrid": false, "showticklabels": true, "title": {"text": "Score"}, "visible": true, "zeroline": false}, "yaxis": {"range": [-1, 1], "visible": false}}}
